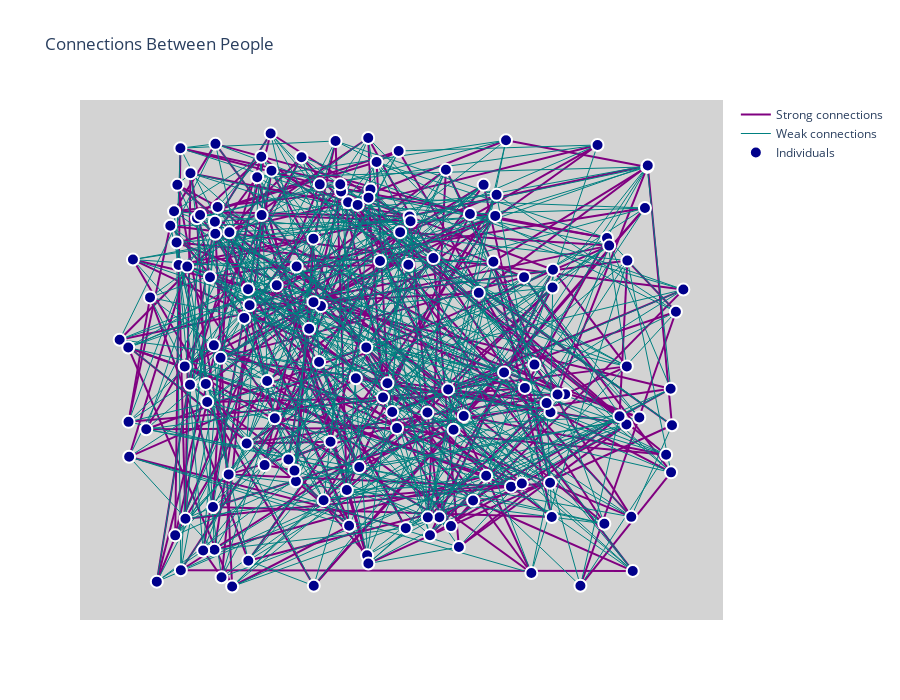

The notebook cell this image was saved under:
### Code cell
def compute_layout(G):
    """uses networkX's random layout to generate locations for our nodes"""
    #return nx.circular_layout(G,center=(0,0),dim=2)
    return nx.random_layout(G,center=(0,0),dim=2)

sim2 = Simulator(150)
sim2.perform_single_simulation()

# Build the graph
G = build_population_graph(sim2.individuals)

# Compute layout
pos = compute_layout(G)

# Display
plot_graph_plotly(G, pos)

### Figure 1 — Plotly figure (JSON) as saved in the notebook; plotly's stock layout.template omitted (floating-point values rounded to 4 significant figures; data arrays with more than 128 entries replaced by an {"elided": "..."} marker saying what was removed)
{"data": [{"line": {"color": "purple", "width": 2}, "marker": {"line": {"color": "White", "width": 2}, "size": 12}, "mode": "lines", "name": "Strong connections", "type": "scatter", "x": {"elided": "645 float values"}, "y": {"elided": "645 float values"}}, {"line": {"color": "teal", "width": 1}, "marker": {"line": {"color": "White", "width": 2}, "size": 12}, "mode": "lines", "name": "Weak connections", "type": "scatter", "x": {"elided": "1095 float values"}, "y": {"elided": "1095 float values"}}, {"marker": {"color": "darkblue", "line": {"color": "White", "width": 2}, "size": 12}, "mode": "markers", "name": "Individuals", "type": "scatter", "x": {"elided": "150 float values"}, "y": {"elided": "150 float values"}}], "layout": {"height": 700, "hovermode": "closest", "plot_bgcolor": "lightgray", "showlegend": true, "title": {"text": "Connections Between People"}, "width": 900, "xaxis": {"showgrid": false, "showticklabels": false, "zeroline": false}, "yaxis": {"showgrid": false, "showticklabels": false, "zeroline": false}}}
